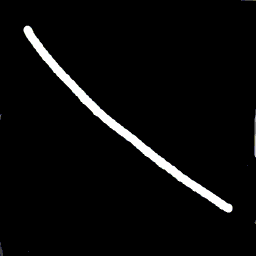
%> input picture deep-learnning-files/matlab for tuxiangmohu/lena.bmp, 256 x 256 px
$ octave nihe.m   (GNU Octave 9; MATLAB toolbox functions it lacks are replaced by stand-ins)
%> lines starting %> are read from the running program, lines starting %| are printed output that depends on the picture; in (x1, y1, x2, y2) boxes, pixels count from 0 and x2, y2 are one past the last pixel; in counts of white or black regions, pixels touching at a corner belong together; the program's own positions count from 1
clear all
I=imread('lena.bmp');
%> I: size 256x256 uint8; min 0, max 255, mean 9
BW1=im2bw(I);     %对图像二值化
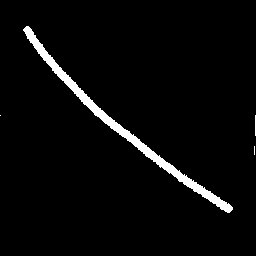
%> BW1: size 256x256 logical; 3.4% white; 4 white regions (2 under 20 px), largest, box (x1, y1, x2, y2) and area: (23, 26, 233, 213) 2198, (255, 115, 256, 136) 21
imshow(I);
figure;
imshow(BW1);
[m,n]=find(BW1==1);
%> m = 2229 values from 27 to 213; n = 2229 values from 1 to 256
% [14 lines of commented-out code are left out]

p=polyfit(m,n,1);
%> p = [1.15 -21.01]
x1=linspace(min(m),max(m));
%> x1 = 100 values from 27 to 213
y1=polyval(p,x1);
%> y1 = 100 values from 10 to 223.6
plot(m,n,'*',x1,y1);
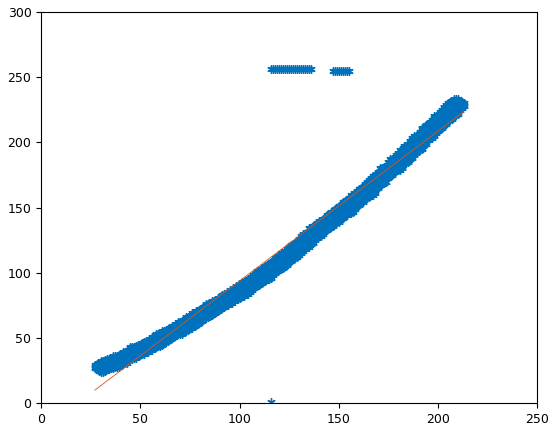
%> figure redrawn from the program's plot data; curve peaks at x = 213, y = 223.6
K=y1/x1;
%> K = 1
%
%  b=polyfit(m,n);
% yy=a*x+b;
% plot(m,n,'.',x,yy)
